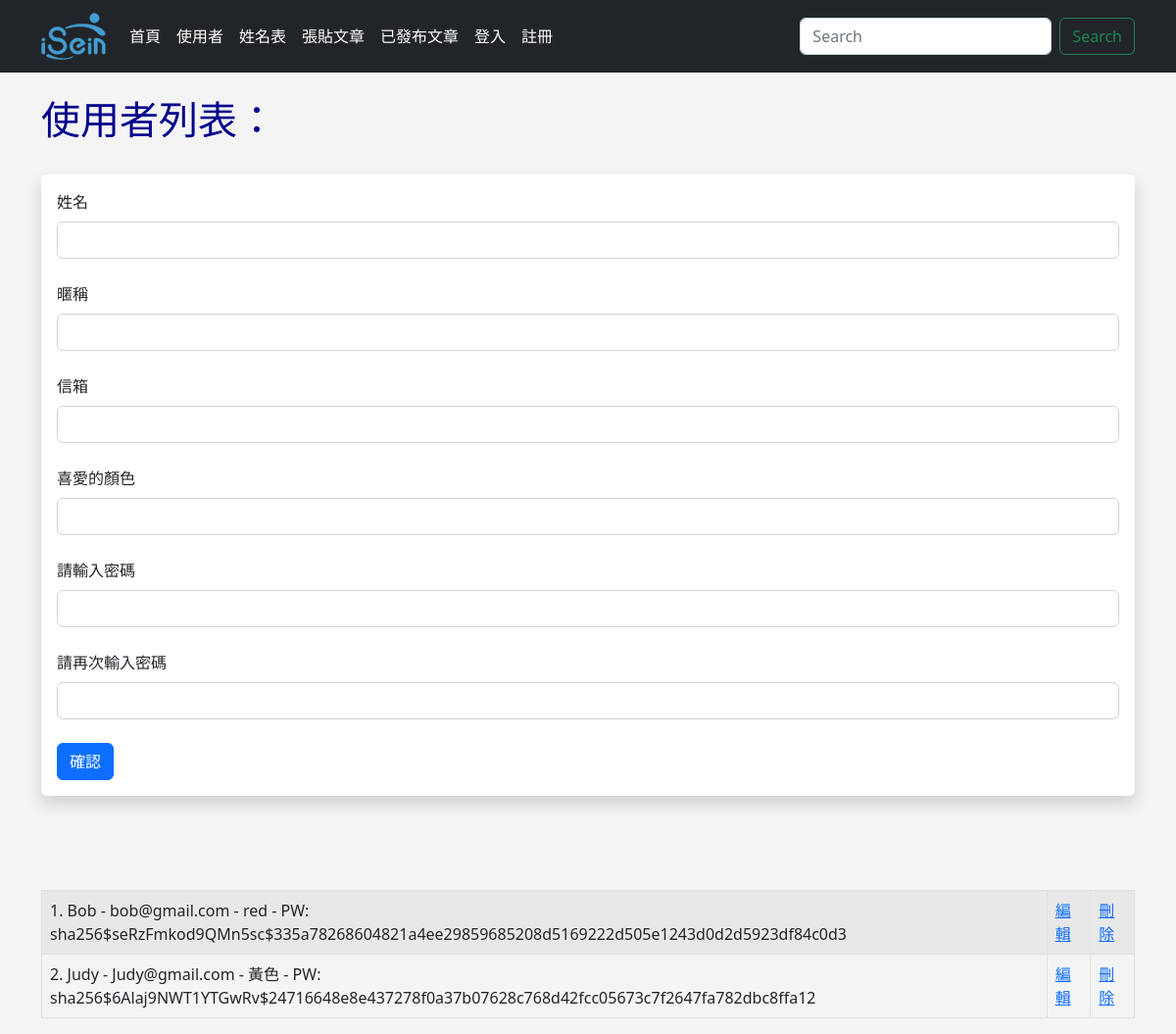
The page /user/add on the database as committed earlier.
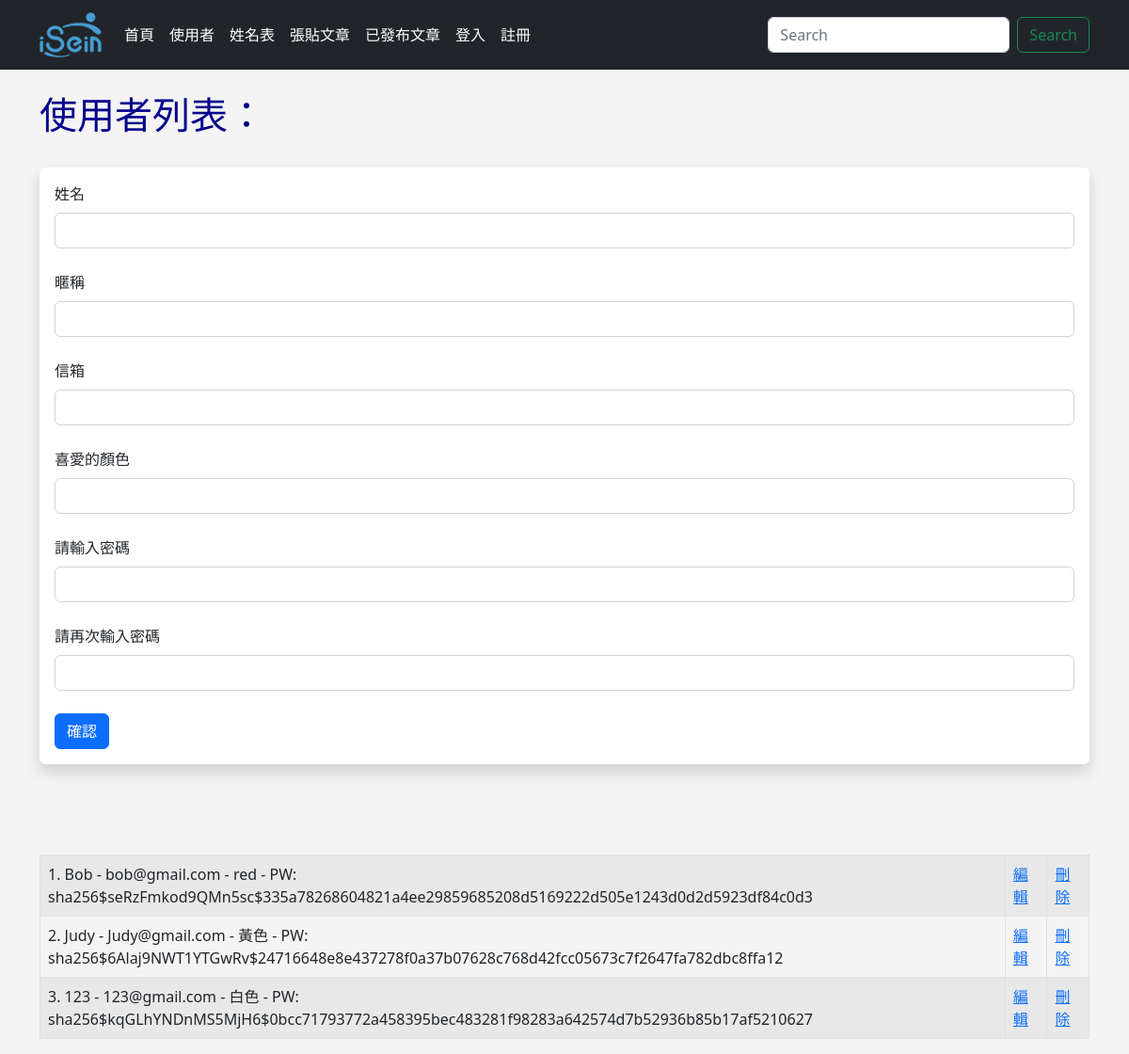
The same page on the database as committed later.
### app.py (models this page shows, shortened)
class Users(db.Model, UserMixin):
    id = db.Column(db.Integer, primary_key=True)
    username = db.Column(db.String(20), nullable=False)
    name = db.Column(db.String(200), nullable=False)
    email = db.Column(db.String(200), nullable=False, unique=True)
    favorite_color = db.Column(db.String(120))
    password_hash = db.Column(db.String(128))
    date_added = db.Column(db.DateTime, default=datetime.utcnow)
    @property
    def password(self):
        raise AttributeError("哈希屬性不可讀取！")

### app.py (the view, shortened to what this page needs)
@app.route('/user/add', methods=['GET', 'POST'])
def add_user():
    email = None
    form = UserForm()
    our_users = Users.query.order_by(Users.date_added)
    return render_template("add_user.html",
        form=form,
        email=email,
        our_users=our_users
        )

### app.py
class UserForm(FlaskForm):
    name = StringField("姓名", validators=[DataRequired()])
    username = StringField("暱稱")
    email = StringField("信箱", validators=[DataRequired()])
    favorite_color = StringField("喜愛的顏色")
    password_hash = PasswordField('請輸入密碼',
        validators=[DataRequired(),
        EqualTo('password_hash2', message='密碼必須匹配')])
    password_hash2 = PasswordField('請再次輸入密碼', validators=[DataRequired()])
    submit = SubmitField("確認")

### templates/add_user.html (shortened to what this page needs)
{% extends 'base.html' %}
{% block content %}
    {% if name %}
        <h1>Hello {{ name }}</h1>
        <br/><br/>
    {% else %}
        <h1>使用者列表：</h1>
        <br/>
        <div class="shadow p-3 mb-5 bg-body rounded">
            <form method="POST">
                {{ form.name.label(class="form-label") }}
                {{ form.name(class="form-control") }}
                <br/>
                {{ form.username.label(class="form-label") }}
                {{ form.username(class="form-control") }}
                <br/>
                {{ form.email.label(class="form-label") }}
                {{ form.email(class="form-control") }}
                <br/>
                {{ form.favorite_color.label(class="form-label") }}
                {{ form.favorite_color(class="form-control") }}
                <br/>
                {{ form.password_hash.label(class="form-label") }}
                {{ form.password_hash(class="form-control") }}
                <br/>
                {{ form.password_hash2.label(class="form-label") }}
                {{ form.password_hash2(class="form-control") }}
                <br/>
                {{ form.submit(class="btn btn-primary") }}
            </form>
        </div>
        <br/><br/>
    {% endif %}
    <table class="table table-hover table-bordered table-striped">
        {% for our_user in our_users %}
            <tr>
                <td>{{ our_user.id }}. {{ our_user.name }} - {{ our_user.email }} - {{ our_user.favorite_color }} - PW: {{ our_user.password_hash }}</td>
                <td><a href="{{ url_for('update', id=our_user.id) }}">編輯</a></td>
                <td><a href="{{ url_for('delete', id=our_user.id) }}">刪除</a></td>
            </tr>
        {% endfor %}
    </table>
{% endblock %}

### templates/base.html (shortened to what this page needs)
<!doctype html>
<html lang="en">
  <head>
    <link href="https://cdn.jsdelivr.net/npm/bootstrap@5.2.0/dist/css/bootstrap.min.css" rel="stylesheet">
    <link href="{{ url_for('static', filename='css/style.css') }}" rel="stylesheet">
  </head>
  <body>
    {% include 'navbar.html' %}
    <br/>
    <div class='container'>
      {% block content %}
      {% endblock %}
    </div>
  </body>
</html>

### templates/navbar.html (shortened to what this page needs)
<nav class="navbar navbar-expand-lg navbar-dark bg-dark">
    <div class="container">
      <a class="navbar-brand" href="{{ url_for('index') }}"><img src="static\images\16652396955207.png"></a>
      <div class="collapse navbar-collapse" id="navbarSupportedContent">
        <ul class="navbar-nav me-auto mb-2 mb-lg-0">
          <li class="nav-item">
            <a class="nav-link active" aria-current="page" href="{{ url_for('index') }}">首頁</a>
          </li>
          <li class="nav-item">
            <a class="nav-link active" aria-current="page" href="{{ url_for('user') }}">使用者</a>
          </li>
          <li class="nav-item">
            <a class="nav-link active" aria-current="page" href="{{ url_for('name') }}">姓名表</a>
          </li>
          <li class="nav-item">
            <a class="nav-link active" aria-current="page" href="{{ url_for('add_post') }}">張貼文章</a>
          </li>
          <li class="nav-item">
            <a class="nav-link active" aria-current="page" href="{{ url_for('posts') }}">已發布文章</a>
          </li>
          {% if current_user.is_authenticated %}
            <li class="nav-item">
              <a class="nav-link" href="{{ url_for('dashboard') }}">管理</a>
            </li>
            <li class="nav-item">
              <a class="nav-link" href="{{ url_for('logout') }}">登出</a>
            </li>
          {% else %}
            <li class="nav-item">
              <a class="nav-link active" aria-current="page" href="{{ url_for('login') }}">登入</a>
            </li>
            <li class="nav-item">
              <a class="nav-link active" aria-current="page" href="{{ url_for('add_user') }}">註冊</a>
            </li>
          {% endif %}
        </ul>
        <form class="d-flex" role="search">
          <input class="form-control me-2" type="search" placeholder="Search" aria-label="Search">
          <button class="btn btn-outline-success" type="submit">Search</button>
        </form>
      </div>
    </div>
</nav>

### static/css/style.css (style rules this page uses)
h1 { color: darkblue; font-size:40px; }
body { background: #f4f4f4f0; }

Rows that differ between the two databases and show on the page:
added Users: id "3", name "123", email "123@gmail.com", favorite_color "白色", password_hash "sha256$kqGLhYNDnMS5MjH6$0bcc71793772a458395bec483281f98283a642574d7b52936b85b17af5210627"
